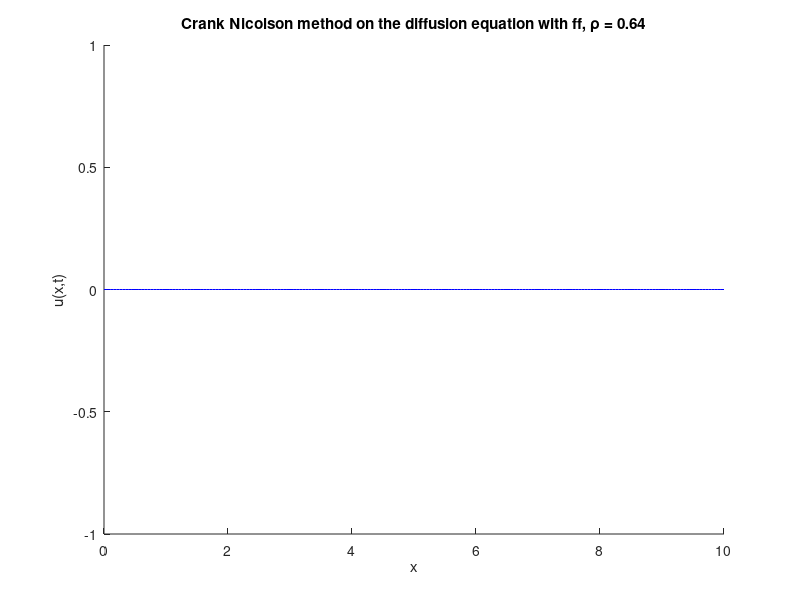

MATLAB code to generate this figure: (Note: this script raises an error after producing the figure.)
% Crank nicolson scheme on Heat Equation with a forcing function f(x,t)
% Author: Kevin Roberts
% October 2024

% NOTE: we do not compare approximated solution with exact here, unsure at
% the moment what the exact solution should be

clear all
close all
clc

% Set the parameters for the solution
L = 10; % length of solution domain (from zero)
J = 200; % number of grid points (not counting zero)
x = linspace(0, L, J+1); % set up a vector of x locations
dx = L/J; % size of a grid cell, delta x
D = 1; % diffusion coefficient
dt = 0.0016; % size of time step, delta t
p = D*dt/(dx^2); % defining the dimensionless combination to be p (rho)
T = 15; % duraction of simulation
N = round(T/dt); % number of times to iterate simuation to get to time T

% modifying the boundary conditions
b0 = 0; % left boundary condition
bL = 0; % right boundary condition

% initial conditions
i_c = zeros(size(x));

% setting the initial conditions for the various methods
% exact = i_c;
FTCS = i_c';

%%%%%%%%%%%%%%%%%%%%%%%%%%%%%%%%%%%%%%%%%
% FTCS Method on the Diffusion Equation %
%%%%%%%%%%%%%%%%%%%%%%%%%%%%%%%%%%%%%%%%%
hold on, plot(x, FTCS, 'b'), hold off % plot the IC

% if we want to compare with the exact solution
% hold on, plot(x, exact, 'r'), hold off

% add labels to the plot
xlabel('x'), ylabel('u(x,t)')
title(['Crank Nicolson method on the diffusion equation with ff, \rho = ' num2str(D*dt/(dx^2))])

% Define matrices A and B
diagA = (1 + p)*ones(J-1, 1); % diagonal
off_diagA = (-p/2)*ones(J-2, 1); % off diagonals

a = (1+p)*ones(J-1,1);
b = (-p/2)*ones(J-2, 1);
c = (-p/2)*ones(J-2, 1);

A = diag(diagA) + diag(off_diagA, 1) + diag(off_diagA, -1);

diagB = (1 - p)*ones(J-1, 1); % diagonal
off_diagB = (p/2)*ones(J-2, 1); % off diagonals
B = diag(diagB) + diag(off_diagB, 1) + diag(off_diagB, -1);

for n = 1:N
    
    t = n*dt;
    
    % adding the forcing function (doing the average to preserve second order)
    f_n = 10 - 5*cos(2*pi*(n)*dt/24);
    f_n_plus1 = 10 - 5*cos(2*pi*(n+1)*dt/24);
    f_t = 0.5 * (f_n + f_n_plus1); 
    
    % Compute d using the tridiagonal structure (as opposed to d = B * FTCS(2:end-1))
    u_inner = FTCS(2:end-1);
    d = zeros(size(u_inner));
    d(1) = diagB(1)*u_inner(1) + off_diagB(1)*u_inner(2);
    for j = 2:J-2
        d(j) = off_diagB(j-1)*u_inner(j-1) + diagB(j)*u_inner(j) + off_diagB(j)*u_inner(j+1);
    end
    d(end) = off_diagB(end)*u_inner(end-1) + diagB(end)*u_inner(end);
    
    % adding the forcing function contribution
    d = d + f_t * dt;
    
    FTCS(2:end-1) = tri_diag_sol(a, b, c, d); % updating FTCSn (the solution at time step n)
    FTCSn = FTCS;
    
    % evaluating the exact solution (for b0 = 0 and bL = 0)
    % exactn = 2*exp(-pi^2*D*n*dt/L^2)*sin(x*(pi/L)) + exp(-4*pi^2*D*n*dt/L^2)*sin(x*(2*pi/L));
    
    if mod(n*dt, 2) < dt % check if current time is close to a multiple of 2
        % hold on, plot(x,exactn, 'r'), hold off % for plotting the exact
        hold on, plot(x, FTCSn, 'b'), hold off % if so, add a plot of current solution to existing plot
        
    end
    n
    % Update for the next time step
    FTCS = FTCSn;
end

